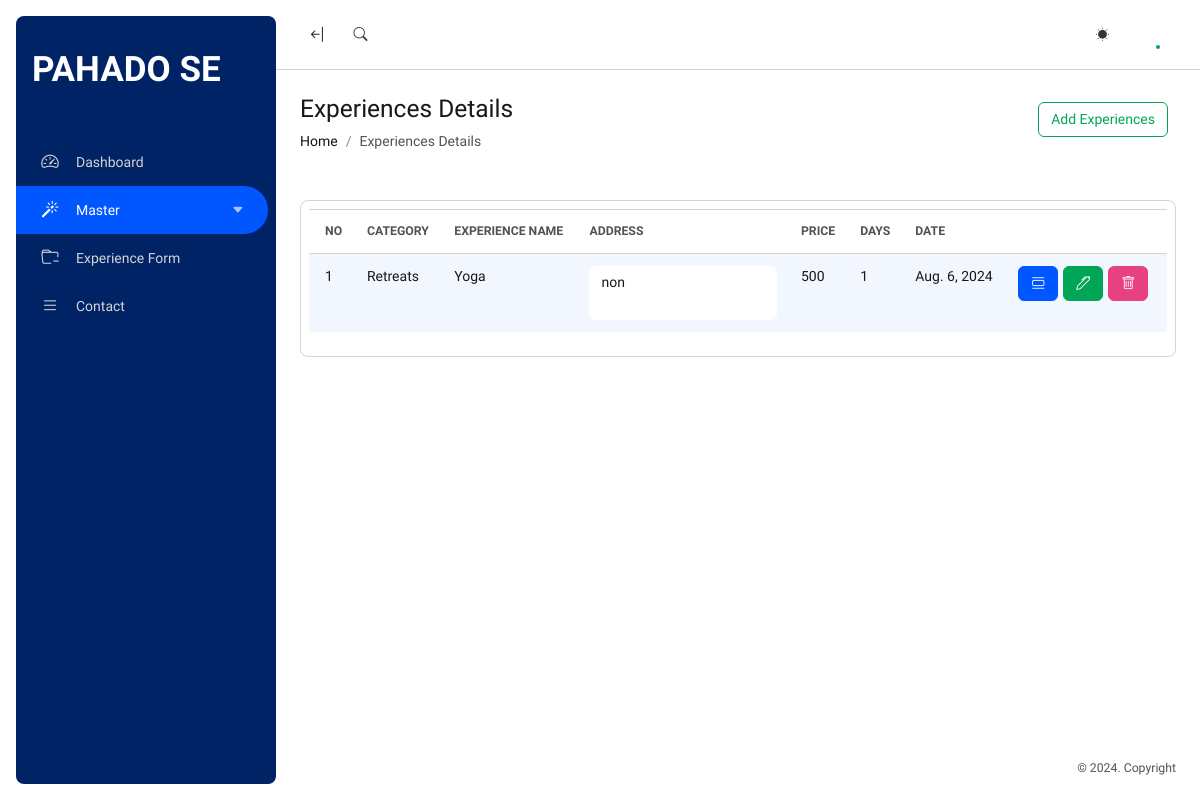
Page /AExperience on the earlier database version.
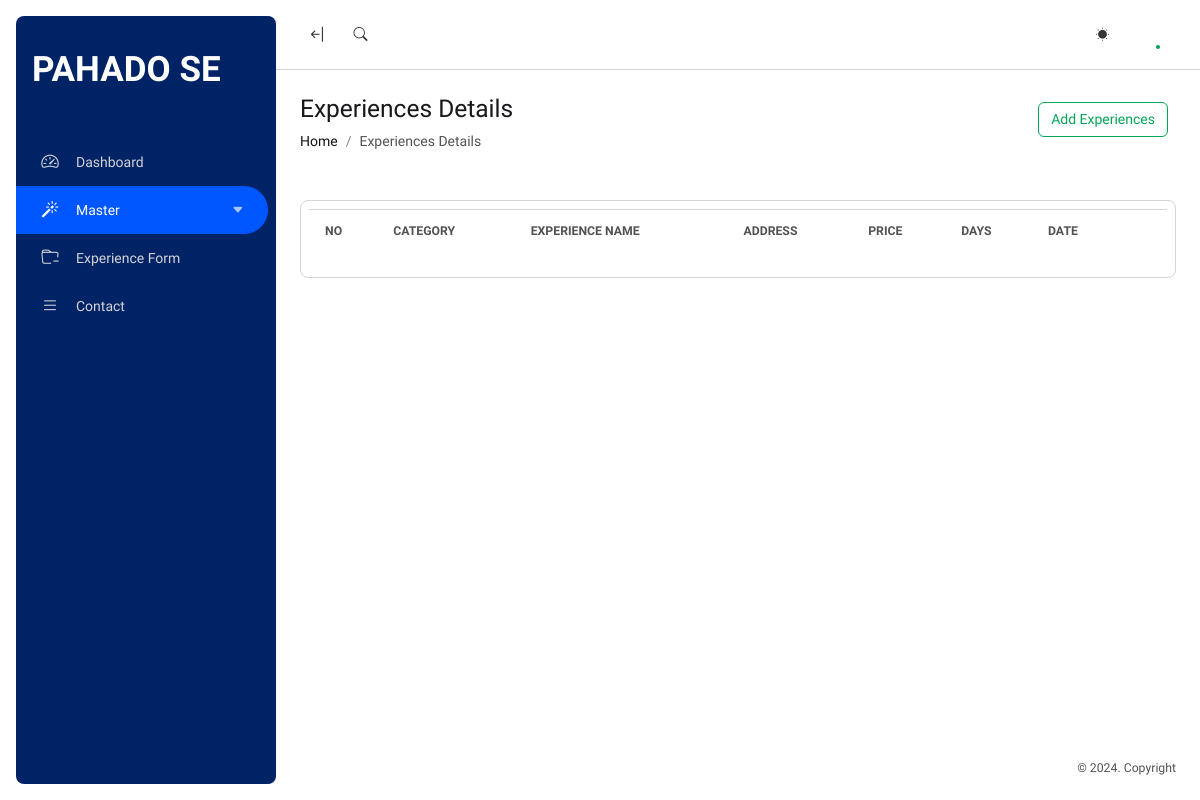
Same page on the later database version.
### main/models.py (models this page shows, shortened)
class Experience(models.Model):
    EC_id=models.IntegerField(default=0,null=True, blank=True)
    Category = models.CharField(max_length=255,null=True, blank=True)
    Name=models.CharField(max_length=255,null=True, blank=True)
    Image = models.FileField(upload_to='Experience',null=True, blank=True)
    SmallDescription = models.CharField(max_length=255,null=True, blank=True)
    Description = models.CharField(max_length=255,null=True, blank=True)
    Address = models.CharField(max_length=255,null=True, blank=True)
    Price = models.CharField(max_length=255,null=True, blank=True)
    Days = models.CharField(max_length=255,null=True, blank=True)
    Date = models.DateField(null=True, blank=True)
    EIm_id = models.IntegerField(default=0,null=True, blank=True)
    EIn_id = models.IntegerField(default=0,null=True, blank=True)
    EF_id = models.IntegerField(default=0,null=True, blank=True)
    View = models.CharField(max_length=255,null=True, blank=True)

class ExperienceCategory(models.Model):
    Category = models.CharField(max_length=255,null=True, blank=True)
    Description = models.CharField(max_length=255,null=True, blank=True)
    Image = models.FileField(upload_to='ExperienceCategory',null=True, blank=True)

### main/views.py (the view)
# urls.py: path('AExperience',views.AExperience),
def AExperience(request):
    dt=Experience.objects.all()
    ec=ExperienceCategory.objects.all()
    data={'dt':dt,'ec':ec}
    return render(request,'admin/experiences.html',data)

### main/templates/admin/experiences.html (shortened to what this page needs)
{% extends 'admin/main.html' %}
{% load static %}
{% block content %}
<div class="toolbar p-4 bg-body">
    <div class="position-relative container-fluid px-0">
        <div class="row align-items-center position-relative">
            <div class="col-md-5 col-9 mb-4 mb-lg-0">
                <h3 class="mb-2">Experiences Details</h3>
                <nav aria-label="breadcrumb">
                    <ol class="breadcrumb mb-0">
                        <li class="breadcrumb-item"><a href="/">Home</a></li>
                        <li class="breadcrumb-item active">Experiences Details</li>
                    </ol>
                </nav>
            </div>
            <div class="col-md-7 col-3 text-md-end">
                <div class="d-flex justify-content-md-end align-items-center">
                    <a type="button" href="/AddExperiences" class="btn btn-outline-success mb-2 me-2" >Add Experiences</a>
                </div>
            </div>
        </div>
    </div>
</div>
<div class="content p-4 d-flex flex-column-fluid">
    <div class="container-fluid px-0">
        <div class="row">
            <div class="col-12">
                <div class="card" id=''>
                    <div class="table-responsive p-2">
                        <table id="exampletab" class="table mt-0 table-striped table-card table-nowrap display nowrap" style="width:100%">
                            <thead class="text-uppercase small text-muted">
                                <tr>
                                    <th>No</th>
                                    <th>Category</th>
                                    <th>Experience Name</th>
                                    <th>Address</th>
                                    <th>Price</th>
                                    <th>Days</th>
                                    <th>Date</th>
                                    <th></th>
                                </tr>
                            </thead>
                            <tbody>
                                {% for i in dt %}
                                <tr>
                                    <td>{{forloop.counter}}</td>
                                    <td>{% for j in ec %}{% if i.EC_id == j.id %}{{j.Category}}{% endif %}{% endfor %}</td>
                                    <td>{{i.Name}}</td>
                                    <td><textarea class="form-control" style="border: none !important;;" readonly>{{i.Address}}</textarea></td>
                                    <td>{{i.Price}}</td>
                                    <td>{{i.Days}}</td>
                                    <td>{{i.Date}}</td>
                                    <td><a class="btn btn-primary mr-3" href="/ExperiencesView/{{i.id}}"><i class="bi bi-view-list"></i></a><a class="btn btn-success mr-3" style="margin-left: 5px;" href="/ExperiencesEdit/{{i.id}}"><i class="bi bi-pen"></i></a><a href="ExperiencesDelete/{{i.id}}" style="margin-left: 5px;" class="btn btn-danger"><i class="bi bi-trash"></i></a></td>
                                </tr>
                                {% endfor %}
                            </tbody>
                        </table>
                    </div>
                </div>
            </div>
        </div>
    </div>
</div>
{% endblock content %}

### main/templates/admin/main.html (shortened to what this page needs)
{% load static %}
<!DOCTYPE html>
<html lang="en">
<head>
  <link rel="stylesheet" href="https://cdn.jsdelivr.net/npm/bootstrap-icons@1.10.3/font/bootstrap-icons.css">
  <link rel="stylesheet" href="https://cdn.datatables.net/1.11.0/css/dataTables.bootstrap5.min.css">
  <link rel="stylesheet" href="{% static 'assets2/vendor/css/simplebar.min.css' %}">
  <link rel="stylesheet" href="{% static 'assets2/vendor/css/choices.min.css' %}">
  <link rel="stylesheet" href="{% static 'assets2/vendor/css/daterangepicker.css' %}">
  <link rel="stylesheet" href="{% static 'assets2/css/style.min.css' %}" id="switchThemeStyle">
  <link rel="stylesheet" href="https://cdn.datatables.net/2.0.2/css/dataTables.dataTables.css">
  <link rel="stylesheet" href="https://cdn.datatables.net/buttons/3.0.1/css/buttons.dataTables.css">
  <link rel="stylesheet" href="https://cdn.datatables.net/responsive/3.0.0/css/responsive.dataTables.css">
</head>
<body>
  <div class="d-flex flex-column flex-root">
    <div class="page d-flex flex-row flex-column-fluid">
      <aside class="page-sidebar">
        <div class="h-100 flex-column d-flex" data-simplebar>
          <div class="aside-logo p-3 position-relative mt-1 row justify-content-center">
            <a href="/Admin" class="d-block pe-2 col-12">
              <div class="d-flex align-items-center flex-no-wrap text-truncate">
                <span class="sidebar-text">
                  <p class="sidebar-text text-truncate fs-4 text-uppercase fw-bolder mt-2" style="margin-right: 30px; font-size: 35px !important;">Pahado Se</p>
                </span>
              </div>
            </a>
          </div>
          <div class="aside-menu pe-2 my-auto flex-column-fluid mt-4" >
            <nav class="flex-grow-1 h-100" id="page-navbar">
              <ul class="nav flex-column collapse-group collapse d-flex pt-4">
                <li class="nav-item">
                  <a href="/Admin" class="nav-link d-flex align-items-center text-truncate" data-tabname="Dashboard">
                    <span class="sidebar-icon">
                      <i class="bi bi-speedometer2 fs-5"></i>
                    </span>
                    <span class="sidebar-text">Dashboard</span>
                  </a>
                </li>
                <li class="nav-item ">
                  <a href="#Master" data-bs-toggle="collapse" data-tabname="Master"
                    class="nav-link d-flex align-items-center text-truncate" aria-expanded="false">
                    <span class="sidebar-icon">
                      <i class="bi bi-magic fs-5"></i>
                    </span>
                    <span class="sidebar-text">Master</span>
                  </a>
                </li>
                <li class="nav-item">
                  <a href="/ExperienceFormlist" class="nav-link d-flex align-items-center text-truncate" data-tabname="ExperienceFormlist">
                    <span class="sidebar-icon">
                      <i class="bi bi-folder-minus fs-5"></i>
                    </span>
                    <span class="sidebar-text">Experience Form</span>
                  </a>
                </li>
                <li class="nav-item">
                  <a href="/ContactList" class="nav-link d-flex align-items-center text-truncate" data-tabname="ContactList">
                    <span class="sidebar-icon">
                      <i class="bi bi-list fs-5"></i>
                    </span>
                    <span class="sidebar-text">Contact</span>
                  </a>
                </li>
              </ul>
            </nav>
          </div>
        </div>
      </aside>
      <main class="page-content d-flex flex-column flex-row-fluid">
        <header class="navbar py-0 page-header border-bottom navbar-expand navbar-light px-4">
          <ul class="navbar-nav d-flex align-items-center h-100">
            <li class="nav-item d-none d-lg-flex flex-column h-100 me-lg-2 align-items-center justify-content-center">
              <a href="javascript:void(0)"
                class="sidebar-trigger nav-link rounded-3 size-35 d-flex align-items-center justify-content-center p-0">
                <i class="bi bi-arrow-bar-left fs-5"></i></a>
            </li>
            <li class="nav-item d-flex flex-column me-lg-2 h-100 justify-content-center dropdown">
              <a href="javascript:void(0)" data-bs-toggle="dropdown"
                class="d-flex align-items-center justify-content-center nav-link size-35 p-0 rounded-3"
                data-bs-auto-close="outside" aria-expanded="false">
                <i class="bi bi-search"></i>
              </a>
            </li>
          </ul>
          <ul class="navbar-nav ms-auto d-flex align-items-center h-100">
            <li class="nav-item dropdown d-flex align-items-center justify-content-center flex-column h-100 me-2">
              <button
                class="bg-transparent border-0 nav-link p-0 size-35 fs-5 d-flex align-items-center justify-content-center"
                id="bd-theme" type="button" aria-expanded="false" data-bs-toggle="dropdown" data-bs-display="static">
                <span class="bi my-1 theme-icon-active">
                  <i class="bi bi-sun"></i>
                </span>
              </button>
            </li>
            <li class="nav-item dropdown d-flex align-items-center justify-content-center flex-column h-100">
              <a href="#"
                class="nav-link rounded-pill p-1 lh-1 pe-1 pe-md-2 d-flex align-items-center justify-content-center"
                aria-expanded="false" data-bs-toggle="dropdown" data-bs-auto-close="outside">
                <div class="d-flex align-items-center">
                  <div class="avatar-status status-online me-1 avatar sm">
                  </div>
                </div>
              </a>
            </li>
          </ul>
        </header>
        {% block content %}
        {% endblock content %}
        <footer class="pb-4">
          <div class="container-fluid px-4">
            <span class="d-block lh-sm small text-muted text-end">&copy;
              . Copyright <br>
            </span>
          </div>
        </footer>
      </main>
    </div>
  </div>
</body>
</html>

Differences in the rows shown:
removed Experience: Name "Yoga", Address "non", Price "500", Days "1", Date "Aug. 6, 2024"
removed ExperienceCategory: Category "Retreats"
